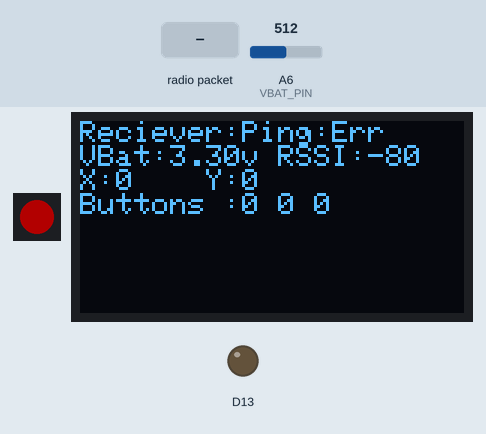
The program below on a simulated Adafruit Feather M0. On the bench: 1 RGB LEDs in strip order, left to right, 128×64 one-colour display, output pins drawn as LEDs (lit = HIGH). The inputs (shaded band) are chosen by the test bench; at power-on: A6 (VBAT_PIN) = 512. Dim RGB values are drawn brighter than linear; the display library's start-up logo is not drawn; no radio packets arrive unless stated; pins used as bus, display or sensor lines are not drawn; what the program prints to the serial monitor is not drawn.

Above: at 6.7 s.
6.8 s: A6 (VBAT_PIN) set to 716
At 13.1 s:
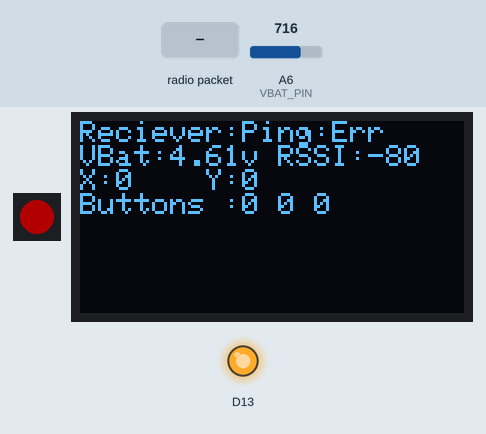
17.0 s: radio packet "RF86" arrives
At 18.0 s:
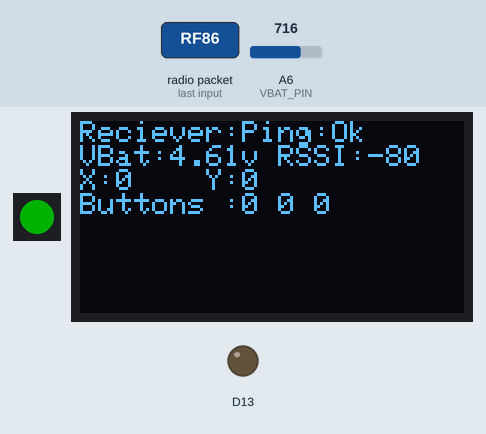
23.6 s: A6 (VBAT_PIN) set to 900
At 26.5 s:
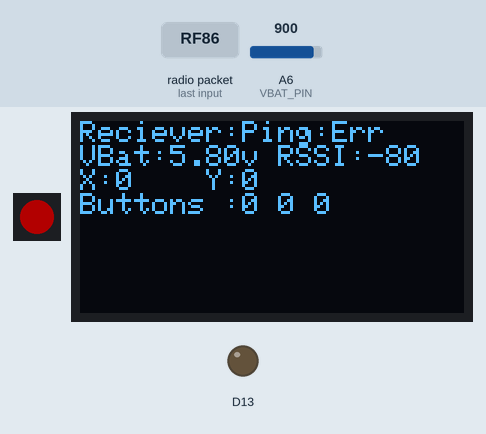
29.5 s: radio packet "1" arrives
At 33.1 s:
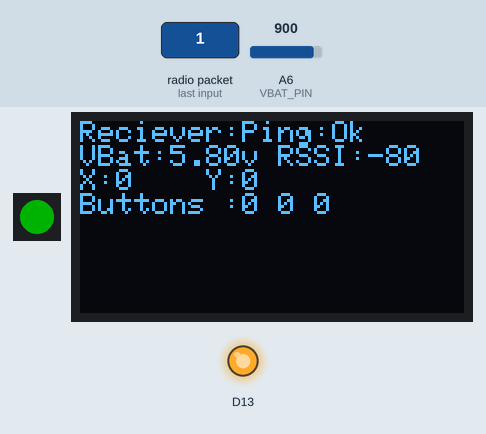
33.5 s: A6 (VBAT_PIN) set to 1023
At 35.0 s:
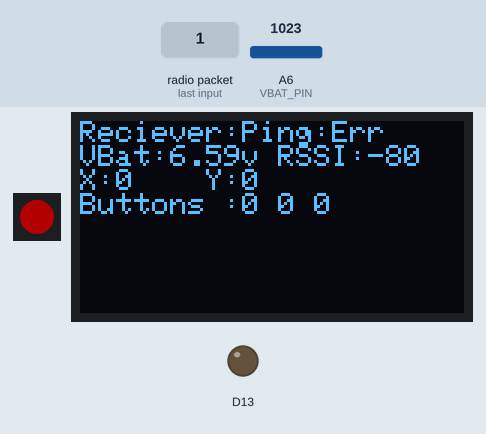
Timing chart, 0 to 38.5 s (numbered marks = the images above; inputs shaded):
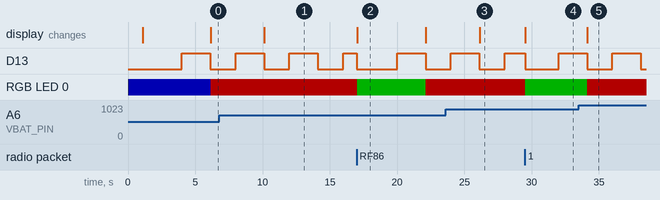

The program:

main.cpp
```cpp
#include <Arduino.h>

/*
  Radio Receiver. Listens for joystick/buttons.
  Pings receiver to make sure it is still around.
*/

#include <SPI.h>
#include "main.h"
#if CWW_IS_LORA == true
#include <RH_RF95.h>
const int MAX_MESSAGE_LEN = RH_RF95_MAX_MESSAGE_LEN;
RH_RF95 radio(RADIO_CS, RADIO_INT);
#else
#include <RH_RF69.h>
const int MAX_MESSAGE_LEN = RH_RF69_MAX_MESSAGE_LEN;
RH_RF69 radio(RADIO_CS, RADIO_INT);
#endif
#include <RHReliableDatagram.h>
#include <utils.h>
#include <debug.h>
#include <status.h>
#include <controls.h>
#include <screen.h>

#define NODEID        1
#define TRANSMITTER   2

#define VBAT_PIN      A6

int16_t packetnum = 0;  // packet counter, we increment per xmission

// Class to manage message delivery and receipt, using the driver declared above
RHReliableDatagram manager(radio, NODEID);

uint8_t data[] = "ok"; // for ACK message
uint8_t buf[MAX_MESSAGE_LEN];     // read buffer

unsigned long previousMillis = 0;     // will store last time interval called
unsigned long currentMillis;
const long interval = 4000;           // milliseconds
char status[20];
char charBuf[100]; // for sprintf

void setup() {
  Serial.begin(SERIAL_BAUD);
  initStatus();
  initOled(RADIO_TYPE);
  delay(2000);

  sprintf(charBuf, "Feather %s Receiver", RADIO_TYPE);
  debuglnD(charBuf);

  pinMode(RADIO_RST, OUTPUT);

  // Hard Reset the radio module
  #if CWW_IS_LORA == true
  digitalWrite(RADIO_RST, HIGH);
  delay(10);
  digitalWrite(RADIO_RST, LOW);
  delay(10);
  digitalWrite(RADIO_RST, HIGH);
  delay(10);
  #else
  digitalWrite(RADIO_RST, LOW);
  delay(10);
  digitalWrite(RADIO_RST, HIGH);
  delay(10);
  digitalWrite(RADIO_RST, LOW);
  delay(10);
  #endif

  // Initialize radio
  if (!manager.init()) {
    debuglnD("RFM69 radio init failed");
    strcpy(status, "Radio failed");
    statusError();
    printErrorOled(status);
    while (1) {
      trafficOff();
      delay(500);
      trafficOn();
      delay(500);
    }
  }
  sprintf(charBuf, "%s radio init OK!", RADIO_TYPE);
  debuglnD(charBuf);
  // Defaults after init are 434.0MHz, modulation GFSK_Rb250Fd250, +13dbM (for low power module)
  if (!radio.setFrequency(CWW_RADIO_FREQ)) {
    debuglnD("setFrequency failed");
    strcpy(status, "Freq failed");
    printErrorOled(status);
    statusError();
  }

  radio.setTxPower(CWW_RADIO_POWER, CWW_IS_RFM69HCW);  // range from 14-20 for power, 2nd arg must be true for 69HCW

  #if CWW_IS_LORA == false
  radio.setEncryptionKey(ENCRYPTION_KEY);
  #endif

  sprintf(charBuf, "Listening on %s readio @ %.1f Mhz", RADIO_TYPE, CWW_RADIO_FREQ);
  debuglnD(charBuf);
}

float getBatVoltage() {
  float vbat = analogRead(VBAT_PIN);
  vbat *= 2;
  vbat *= 3.3;
  vbat /= 1024;
  return vbat;
}

// we don't need to ping if we just got a response from the radio
void resetInterval() {
  previousMillis = currentMillis;
}

void pingRadio() {
  debugD("Ping node ");
  debugD(TRANSMITTER);
  trafficOn();
  char radiopacket[8] = "ping";

  if (manager.sendtoWait((uint8_t *)radiopacket, strlen(radiopacket), TRANSMITTER)) {
    // Now wait for a reply from the server
    uint8_t len = sizeof(buf);
    uint8_t from;
    if (manager.recvfromAckTimeout(buf, &len, 2000, &from)) {
      buf[len] = 0; // zero out remaining string
      debugD(" - ");
      debuglnD((char*)buf);
      strcpy(status, "Ping:Ok");
      statusOk();
    } else {
      debuglnD(" - No reply, is anyone listening?");
      strcpy(status, "Ping:Err");
      statusError();
    }
  } else {
    debuglnD(" - Sending failed (no ack)");
    strcpy(status, "Ping:Ack");
    statusError();
  }
  trafficOff();
}

// check if it is time to ping the transmitter node
void checkPingInterval() {
  currentMillis = millis();
  if (currentMillis - previousMillis >= interval) {
    previousMillis = currentMillis;
    pingRadio();
    printToOled(status, getBatVoltage(), radio.lastRssi(), getData());
  }
}

void loop() {
  //check if something was received (could be an interrupt from the radio)
  if (manager.available())
  {
    uint8_t len = sizeof(buf);
    uint8_t from;
    if (manager.recvfromAck(buf, &len, &from)) {
      trafficOn();

      buf[len] = 0; // zero out remaining string

      sprintf(charBuf, "Got packet from #%i [RSSI : %i] (%i) bytes", from, radio.lastRssi(), len);
      debuglnD(charBuf);

      if (len != sizeof(Packet_Packed)) {
        Serial.println("Invalid packet received, not matching Packet_Packed struct!");
        for (byte i = 0; i < len; i++) {
          debugD((char)buf[i]);
        }
        debuglnD("*");
        strcpy(status, "Data:Err");
        statusError();
      }
      else
      {
        setPackedData(*(Packet_Packed*)buf);
        unpackData();
        printJoystick(getData());
        printToOled(status, getBatVoltage(), radio.lastRssi(), getData());
        strcpy(status, "Data:Ok");
        statusOk();
      }

      // Send a reply back to the originator client
      if (!manager.sendtoWait(data, sizeof(data), from)) {
        debuglnD("Sending failed (no ack)");
        strcpy(status, "Data:Ack");
        statusError();
      }
    }
    trafficOff();
    resetInterval();
  }
  checkPingInterval();
}
```

main.h
```cpp
#include <Arduino.h>

#define CWW_IS_LORA true

#define NETWORKID     100
#define CWW_RADIO_FREQ    915.0

/* for Feather radio */
#define RADIO_CS      10
#define RADIO_INT     6
#define RADIO_RST     11

#if CWW_IS_LORA == true
const char RADIO_TYPE[] = "RF95";
#define CWW_RADIO_POWER   23
#define CWW_IS_RFM69HCW   false
#else
const char CWW_RADIO_TYPE[] = "RF86";
#define CWW_RADIO_POWER   20
#define CWW_IS_RFM69HCW   true
// The encryption key has to be the same as the one in the server
uint8_t ENCRYPTION_KEY[] = { 0x01, 0x02, 0x03, 0x04, 0x05, 0x06, 0x07, 0x08,
                  0x01, 0x02, 0x03, 0x04, 0x05, 0x06, 0x07, 0x08};
#endif

#define SERIAL_BAUD   115200
```

Measured:
- after the input at 6.8 s, the display: changes after 3.3 s (image 1)
- after the input at 17.0 s, RGB LED 0: RGB(59, 0, 0) → RGB(0, 59, 0) at once, → RGB(59, 0, 0) 5.1 s later; the display: changes at once (image 2)
- after the input at 23.6 s, the display: changes after 2.5 s (image 3)
- after the input at 29.5 s, RGB LED 0: RGB(59, 0, 0) → RGB(0, 59, 0) at once; the display: changes at once (image 4)
- after the input at 33.5 s, the display: changes after 0.64 s (image 5)
- by itself, D13: alternates HIGH for 2.1 s and LOW for 1.9 s
- what the display in image 2 shows lasts 5.1 s, from 17.0 s to 22.1 s
